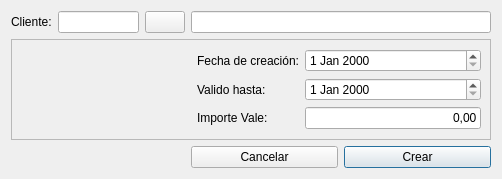
<?xml version="1.0" encoding="UTF-8"?>
<ui version="4.0">
 <class>frmCrearVale</class>
 <widget class="QDialog" name="frmCrearVale">
  <property name="geometry">
   <rect>
    <x>0</x>
    <y>0</y>
    <width>502</width>
    <height>179</height>
   </rect>
  </property>
  <property name="windowTitle">
   <string>Dialog</string>
  </property>
  <layout class="QGridLayout" name="gridLayout">
   <item row="2" column="4">
    <widget class="QPushButton" name="btnCrear">
     <property name="text">
      <string>Crear</string>
     </property>
     <property name="icon">
      <iconset resource="../maya.qrc">
       <normaloff>:/Icons/PNG/OK.png</normaloff>:/Icons/PNG/OK.png</iconset>
     </property>
    </widget>
   </item>
   <item row="2" column="1">
    <spacer name="horizontalSpacer_2">
     <property name="orientation">
      <enum>Qt::Horizontal</enum>
     </property>
     <property name="sizeHint" stdset="0">
      <size>
       <width>88</width>
       <height>20</height>
      </size>
     </property>
    </spacer>
   </item>
   <item row="0" column="0">
    <widget class="QLabel" name="label">
     <property name="text">
      <string>Cliente:</string>
     </property>
    </widget>
   </item>
   <item row="0" column="1">
    <widget class="QLineEdit" name="txtcodigo"/>
   </item>
   <item row="2" column="3">
    <widget class="QPushButton" name="btnCancelar">
     <property name="text">
      <string>Cancelar</string>
     </property>
     <property name="icon">
      <iconset resource="../maya.qrc">
       <normaloff>:/Icons/PNG/close.png</normaloff>:/Icons/PNG/close.png</iconset>
     </property>
    </widget>
   </item>
   <item row="1" column="0" colspan="5">
    <widget class="QFrame" name="frame">
     <property name="frameShape">
      <enum>QFrame::StyledPanel</enum>
     </property>
     <property name="frameShadow">
      <enum>QFrame::Raised</enum>
     </property>
     <layout class="QGridLayout" name="gridLayout_2">
      <item row="0" column="1">
       <widget class="QLabel" name="label_2">
        <property name="text">
         <string>Fecha de creación:</string>
        </property>
       </widget>
      </item>
      <item row="0" column="2">
       <widget class="QDateEdit" name="dateFechaCreacion"/>
      </item>
      <item row="1" column="0">
       <spacer name="horizontalSpacer">
        <property name="orientation">
         <enum>Qt::Horizontal</enum>
        </property>
        <property name="sizeHint" stdset="0">
         <size>
          <width>167</width>
          <height>20</height>
         </size>
        </property>
       </spacer>
      </item>
      <item row="1" column="1">
       <widget class="QLabel" name="label_3">
        <property name="text">
         <string>Valido hasta:</string>
        </property>
       </widget>
      </item>
      <item row="1" column="2">
       <widget class="QDateEdit" name="dateVencimiento"/>
      </item>
      <item row="2" column="1">
       <widget class="QLabel" name="label_4">
        <property name="text">
         <string>Importe Vale:</string>
        </property>
       </widget>
      </item>
      <item row="2" column="2">
       <widget class="QLineEdit" name="txtImporte">
        <property name="text">
         <string>0,00</string>
        </property>
        <property name="alignment">
         <set>Qt::AlignRight|Qt::AlignTrailing|Qt::AlignVCenter</set>
        </property>
        <property name="readOnly">
         <bool>true</bool>
        </property>
       </widget>
      </item>
     </layout>
    </widget>
   </item>
   <item row="0" column="3" colspan="2">
    <widget class="QLineEdit" name="txtnombre_fiscal">
     <property name="minimumSize">
      <size>
       <width>300</width>
       <height>0</height>
      </size>
     </property>
     <property name="readOnly">
      <bool>true</bool>
     </property>
    </widget>
   </item>
   <item row="0" column="2">
    <widget class="QPushButton" name="pushButton_3">
     <property name="text">
      <string/>
     </property>
     <property name="icon">
      <iconset resource="../maya.qrc">
       <normaloff>:/Icons/PNG/search2.png</normaloff>:/Icons/PNG/search2.png</iconset>
     </property>
    </widget>
   </item>
  </layout>
 </widget>
 <resources>
  <include location="../maya.qrc"/>
 </resources>
 <connections>
  <connection>
   <sender>btnCancelar</sender>
   <signal>clicked()</signal>
   <receiver>frmCrearVale</receiver>
   <slot>close()</slot>
   <hints>
    <hint type="sourcelabel">
     <x>308</x>
     <y>155</y>
    </hint>
    <hint type="destinationlabel">
     <x>130</x>
     <y>142</y>
    </hint>
   </hints>
  </connection>
 </connections>
</ui>
